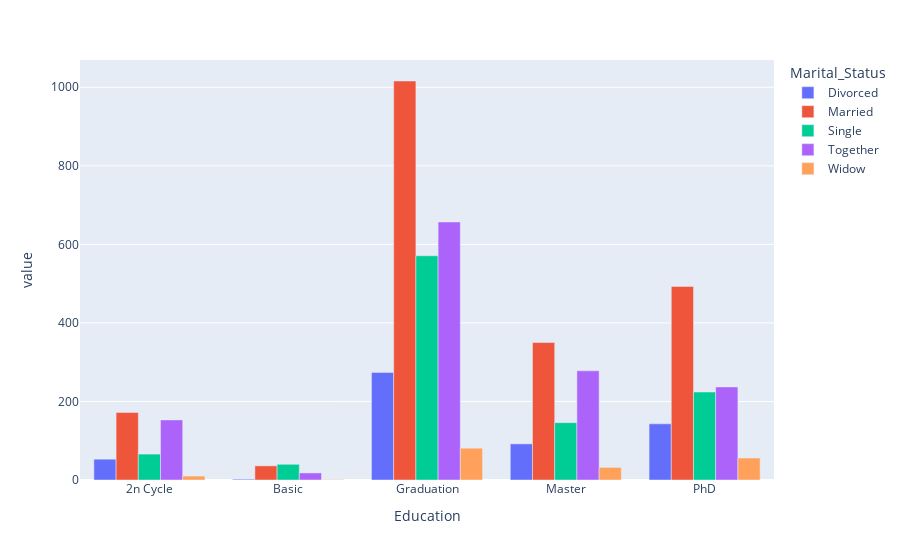

The cell this chart's notebook holds for it:
### Code cell
df_teste = df_customer.pivot_table(index='Education', values='NumDealsPurchases', columns='Marital_Status', aggfunc='sum')
px.bar(df_teste, barmode='group')

### Figure 1 — Plotly figure (JSON) as saved in the notebook; plotly's stock layout.template omitted (floating-point values rounded to 4 significant figures)
{"data": [{"alignmentgroup": "True", "hovertemplate": "Marital_Status=Divorced<br>Education=%{x}<br>value=%{y}<extra></extra>", "legendgroup": "Divorced", "marker": {"color": "#636efa", "pattern": {"shape": ""}}, "name": "Divorced", "offsetgroup": "Divorced", "orientation": "v", "showlegend": true, "textposition": "auto", "type": "bar", "x": ["2n Cycle", "Basic", "Graduation", "Master", "PhD"], "xaxis": "x", "y": [53, 2, 274, 92, 143], "yaxis": "y"}, {"alignmentgroup": "True", "hovertemplate": "Marital_Status=Married<br>Education=%{x}<br>value=%{y}<extra></extra>", "legendgroup": "Married", "marker": {"color": "#EF553B", "pattern": {"shape": ""}}, "name": "Married", "offsetgroup": "Married", "orientation": "v", "showlegend": true, "textposition": "auto", "type": "bar", "x": ["2n Cycle", "Basic", "Graduation", "Master", "PhD"], "xaxis": "x", "y": [172, 36, 1016, 350, 493], "yaxis": "y"}, {"alignmentgroup": "True", "hovertemplate": "Marital_Status=Single<br>Education=%{x}<br>value=%{y}<extra></extra>", "legendgroup": "Single", "marker": {"color": "#00cc96", "pattern": {"shape": ""}}, "name": "Single", "offsetgroup": "Single", "orientation": "v", "showlegend": true, "textposition": "auto", "type": "bar", "x": ["2n Cycle", "Basic", "Graduation", "Master", "PhD"], "xaxis": "x", "y": [66, 40, 571, 146, 224], "yaxis": "y"}, {"alignmentgroup": "True", "hovertemplate": "Marital_Status=Together<br>Education=%{x}<br>value=%{y}<extra></extra>", "legendgroup": "Together", "marker": {"color": "#ab63fa", "pattern": {"shape": ""}}, "name": "Together", "offsetgroup": "Together", "orientation": "v", "showlegend": true, "textposition": "auto", "type": "bar", "x": ["2n Cycle", "Basic", "Graduation", "Master", "PhD"], "xaxis": "x", "y": [153, 18, 657, 278, 237], "yaxis": "y"}, {"alignmentgroup": "True", "hovertemplate": "Marital_Status=Widow<br>Education=%{x}<br>value=%{y}<extra></extra>", "legendgroup": "Widow", "marker": {"color": "#FFA15A", "pattern": {"shape": ""}}, "name": "Widow", "offsetgroup": "Widow", "orientation": "v", "showlegend": true, "textposition": "auto", "type": "bar", "x": ["2n Cycle", "Basic", "Graduation", "Master", "PhD"], "xaxis": "x", "y": [10, 1, 81, 32, 56], "yaxis": "y"}], "layout": {"barmode": "group", "legend": {"title": {"text": "Marital_Status"}, "tracegroupgap": 0}, "margin": {"t": 60}, "xaxis": {"anchor": "y", "domain": [0, 1], "title": {"text": "Education"}}, "yaxis": {"anchor": "x", "domain": [0, 1], "title": {"text": "value"}}}}
